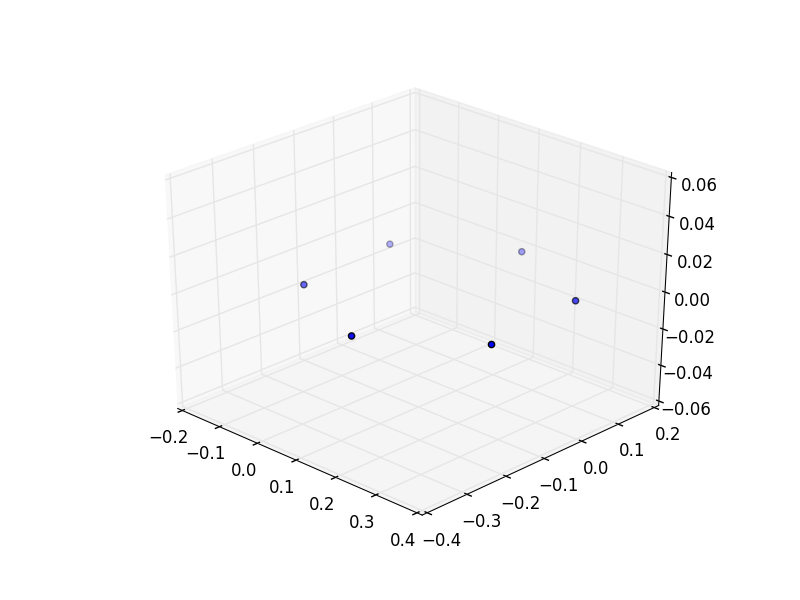

Generate this figure with Python:
from nacl import *
import numpy as np
import matplotlib.pyplot as plt
from mpl_toolkits.mplot3d import Axes3D

name="Na3Cl3"       # for output files
nNa = 3
nCl = 3
n = nNa + nCl
a = 0.2
r_Na = [  [ 0.5*a, 0.866*a, 0 ], [ 0.5*a, -0.866*a, 0], [ -a, 0, 0] ]
r_Cl = [  [ a, 0, 0 ], [ -0.5*a, -0.866*a, 0 ], [ -0.5*a, 0.866*a, 0] ]

# Initialize the cluster, add guesses at the
# minimum arrangement. 
cluster = Cluster()

for i in xrange(nNa) :
    r = Vector(r_Na[i])
    cluster.add(Na(r))

for i in xrange(nCl) :
    r = Vector(r_Cl[i])
    cluster.add(Cl(r))

print " " + name + " cluster"
print " Initial potential energy = " + str( cluster.potential_energy() )

# Minimize the function
accuracy = 1e-6

res = cluster.minimize( accuracy )

pe = res[1]
iterations = res[4]

# Print out resulting files, and also
# plot the values in matplotlib
print " Minimized potential energy = " + str(pe) + " eV"
print " Binding energy of cluster  = " + str( pe / 2.0 ) + " eV"
print " Number of function calls = " + str( iterations )

file_name = name + ".data"
outfile = open( file_name, 'w' )
for i in xrange( nNa + nCl - 1) :
    for j in range(i+1,nNa+nCl) :
        rij = cluster.ion(i).r - cluster.ion(j).r
        dr = sqrt( np.dot(rij,rij) )
        s =  "(" + cluster.ion(i).name + ")-(" + cluster.ion(j).name + ")"
        print " " + s + " r_" + str(i) + str(j) + " = " + str( dr ) + " nm"

outfile.write( str(cluster) )
outfile.close()

fig = plt.figure()
ax = fig.add_subplot(111, projection='3d')

[x,y,z] = cluster.convert()
ax.scatter( x,y,z )
plt.show()
